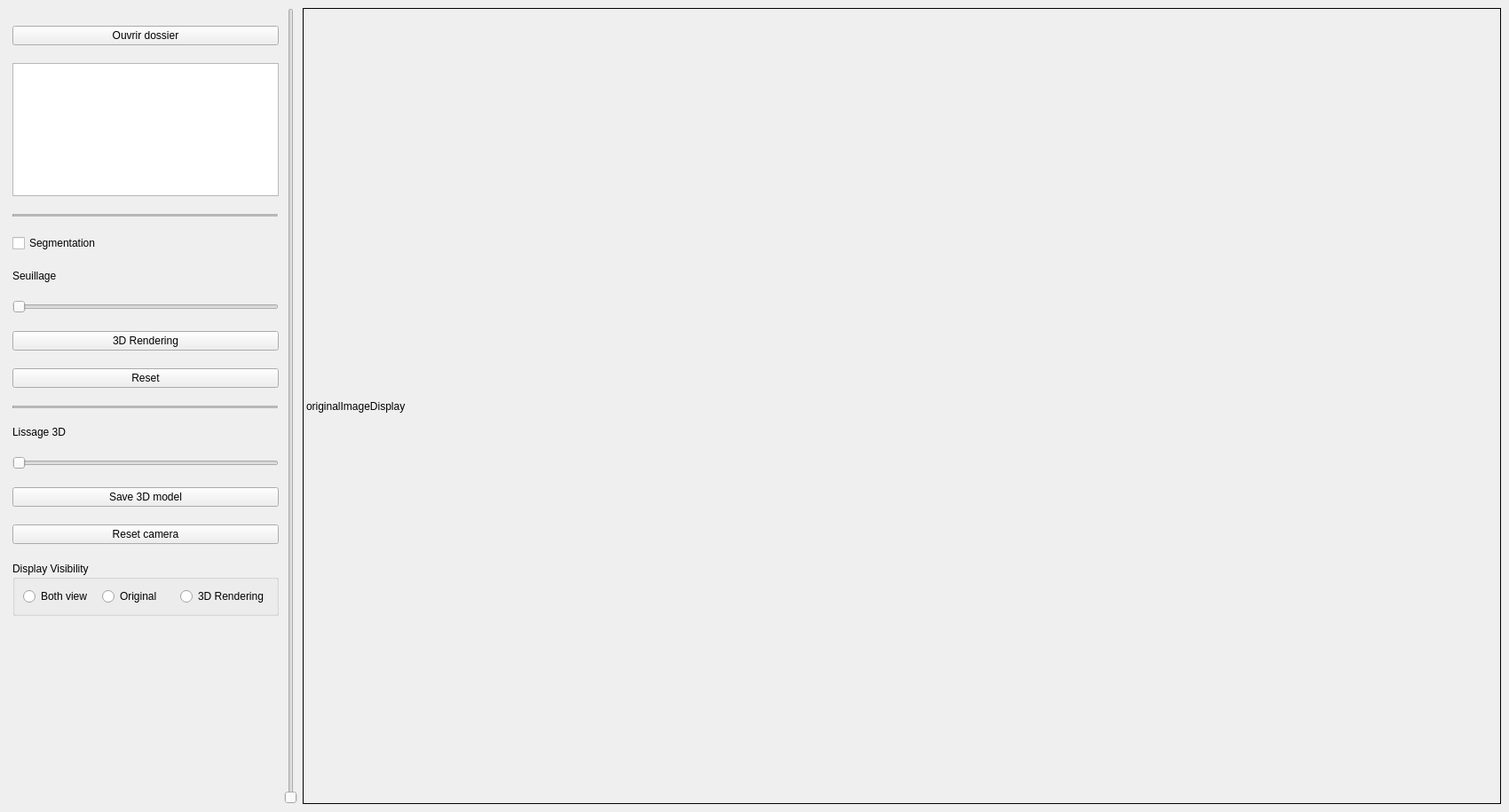
<?xml version="1.0" encoding="UTF-8"?>
<ui version="4.0">
 <class>MainWindow</class>
 <widget class="QMainWindow" name="MainWindow">
  <property name="geometry">
   <rect>
    <x>0</x>
    <y>0</y>
    <width>1700</width>
    <height>915</height>
   </rect>
  </property>
  <property name="minimumSize">
   <size>
    <width>1700</width>
    <height>900</height>
   </size>
  </property>
  <property name="windowTitle">
   <string>MainWindow</string>
  </property>
  <property name="styleSheet">
   <string notr="true"/>
  </property>
  <property name="tabShape">
   <enum>QTabWidget::Rounded</enum>
  </property>
  <widget class="QWidget" name="centralwidget">
   <layout class="QHBoxLayout" name="horizontalLayout_2">
    <item>
     <layout class="QVBoxLayout" name="verticalLayout">
      <property name="spacing">
       <number>20</number>
      </property>
      <property name="sizeConstraint">
       <enum>QLayout::SetDefaultConstraint</enum>
      </property>
      <property name="leftMargin">
       <number>5</number>
      </property>
      <property name="topMargin">
       <number>20</number>
      </property>
      <property name="rightMargin">
       <number>0</number>
      </property>
      <property name="bottomMargin">
       <number>0</number>
      </property>
      <item>
       <widget class="QPushButton" name="pushButton_2">
        <property name="minimumSize">
         <size>
          <width>300</width>
          <height>0</height>
         </size>
        </property>
        <property name="maximumSize">
         <size>
          <width>300</width>
          <height>16777215</height>
         </size>
        </property>
        <property name="text">
         <string>Ouvrir dossier</string>
        </property>
       </widget>
      </item>
      <item>
       <widget class="QTextBrowser" name="textBrowser">
        <property name="minimumSize">
         <size>
          <width>300</width>
          <height>0</height>
         </size>
        </property>
        <property name="maximumSize">
         <size>
          <width>300</width>
          <height>150</height>
         </size>
        </property>
       </widget>
      </item>
      <item>
       <widget class="Line" name="line">
        <property name="minimumSize">
         <size>
          <width>300</width>
          <height>0</height>
         </size>
        </property>
        <property name="maximumSize">
         <size>
          <width>300</width>
          <height>16777215</height>
         </size>
        </property>
        <property name="lineWidth">
         <number>1</number>
        </property>
        <property name="midLineWidth">
         <number>5</number>
        </property>
        <property name="orientation">
         <enum>Qt::Horizontal</enum>
        </property>
       </widget>
      </item>
      <item>
       <widget class="QCheckBox" name="checkBox">
        <property name="minimumSize">
         <size>
          <width>300</width>
          <height>0</height>
         </size>
        </property>
        <property name="maximumSize">
         <size>
          <width>300</width>
          <height>16777215</height>
         </size>
        </property>
        <property name="text">
         <string>Segmentation</string>
        </property>
       </widget>
      </item>
      <item>
       <widget class="QLabel" name="label_3">
        <property name="minimumSize">
         <size>
          <width>300</width>
          <height>0</height>
         </size>
        </property>
        <property name="maximumSize">
         <size>
          <width>300</width>
          <height>16777215</height>
         </size>
        </property>
        <property name="text">
         <string>Seuillage</string>
        </property>
       </widget>
      </item>
      <item>
       <widget class="QSlider" name="thresholdSlider">
        <property name="minimumSize">
         <size>
          <width>300</width>
          <height>0</height>
         </size>
        </property>
        <property name="maximumSize">
         <size>
          <width>300</width>
          <height>16777215</height>
         </size>
        </property>
        <property name="orientation">
         <enum>Qt::Horizontal</enum>
        </property>
       </widget>
      </item>
      <item>
       <widget class="QPushButton" name="pushButton_3">
        <property name="minimumSize">
         <size>
          <width>300</width>
          <height>0</height>
         </size>
        </property>
        <property name="maximumSize">
         <size>
          <width>300</width>
          <height>16777215</height>
         </size>
        </property>
        <property name="text">
         <string>3D Rendering</string>
        </property>
       </widget>
      </item>
      <item>
       <widget class="QPushButton" name="pushButton">
        <property name="minimumSize">
         <size>
          <width>300</width>
          <height>0</height>
         </size>
        </property>
        <property name="maximumSize">
         <size>
          <width>300</width>
          <height>16777215</height>
         </size>
        </property>
        <property name="text">
         <string>Reset</string>
        </property>
       </widget>
      </item>
      <item>
       <widget class="Line" name="line_2">
        <property name="minimumSize">
         <size>
          <width>300</width>
          <height>0</height>
         </size>
        </property>
        <property name="maximumSize">
         <size>
          <width>300</width>
          <height>16777215</height>
         </size>
        </property>
        <property name="lineWidth">
         <number>1</number>
        </property>
        <property name="midLineWidth">
         <number>5</number>
        </property>
        <property name="orientation">
         <enum>Qt::Horizontal</enum>
        </property>
       </widget>
      </item>
      <item>
       <widget class="QLabel" name="label_4">
        <property name="minimumSize">
         <size>
          <width>300</width>
          <height>0</height>
         </size>
        </property>
        <property name="maximumSize">
         <size>
          <width>300</width>
          <height>16777215</height>
         </size>
        </property>
        <property name="text">
         <string>Lissage 3D</string>
        </property>
       </widget>
      </item>
      <item>
       <widget class="QSlider" name="horizontalSlider_2">
        <property name="minimumSize">
         <size>
          <width>300</width>
          <height>0</height>
         </size>
        </property>
        <property name="maximumSize">
         <size>
          <width>300</width>
          <height>16777215</height>
         </size>
        </property>
        <property name="orientation">
         <enum>Qt::Horizontal</enum>
        </property>
       </widget>
      </item>
      <item>
       <widget class="QPushButton" name="pushButton_4">
        <property name="minimumSize">
         <size>
          <width>300</width>
          <height>0</height>
         </size>
        </property>
        <property name="maximumSize">
         <size>
          <width>300</width>
          <height>16777215</height>
         </size>
        </property>
        <property name="text">
         <string>Save 3D model</string>
        </property>
       </widget>
      </item>
      <item>
       <widget class="QPushButton" name="pushButton_5">
        <property name="minimumSize">
         <size>
          <width>300</width>
          <height>0</height>
         </size>
        </property>
        <property name="maximumSize">
         <size>
          <width>300</width>
          <height>16777215</height>
         </size>
        </property>
        <property name="text">
         <string>Reset camera</string>
        </property>
       </widget>
      </item>
      <item>
       <widget class="QGroupBox" name="visibilityGroupBox">
        <property name="maximumSize">
         <size>
          <width>300</width>
          <height>16777215</height>
         </size>
        </property>
        <property name="title">
         <string>Display Visibility</string>
        </property>
        <layout class="QHBoxLayout" name="horizontalLayout">
         <item>
          <widget class="QRadioButton" name="bothViewButton">
           <property name="accessibleName">
            <string>both</string>
           </property>
           <property name="text">
            <string>Both view</string>
           </property>
          </widget>
         </item>
         <item>
          <widget class="QRadioButton" name="originalViewButton">
           <property name="accessibleName">
            <string>original</string>
           </property>
           <property name="text">
            <string>Original</string>
           </property>
          </widget>
         </item>
         <item>
          <widget class="QRadioButton" name="renderingViewButton">
           <property name="accessibleName">
            <string>rendering</string>
           </property>
           <property name="text">
            <string>3D Rendering</string>
           </property>
          </widget>
         </item>
        </layout>
       </widget>
      </item>
      <item>
       <spacer name="verticalSpacer_2">
        <property name="orientation">
         <enum>Qt::Vertical</enum>
        </property>
        <property name="sizeType">
         <enum>QSizePolicy::MinimumExpanding</enum>
        </property>
        <property name="sizeHint" stdset="0">
         <size>
          <width>0</width>
          <height>0</height>
         </size>
        </property>
       </spacer>
      </item>
     </layout>
    </item>
    <item>
     <layout class="QHBoxLayout" name="horizontalLayout_3">
      <item>
       <widget class="QSlider" name="verticalSlider">
        <property name="orientation">
         <enum>Qt::Vertical</enum>
        </property>
       </widget>
      </item>
      <item>
       <widget class="QLabel" name="originalImageDisplay">
        <property name="sizePolicy">
         <sizepolicy hsizetype="MinimumExpanding" vsizetype="Preferred">
          <horstretch>0</horstretch>
          <verstretch>0</verstretch>
         </sizepolicy>
        </property>
        <property name="maximumSize">
         <size>
          <width>16777215</width>
          <height>16777215</height>
         </size>
        </property>
        <property name="frameShape">
         <enum>QFrame::Panel</enum>
        </property>
        <property name="text">
         <string>originalImageDisplay</string>
        </property>
        <property name="scaledContents">
         <bool>true</bool>
        </property>
       </widget>
      </item>
     </layout>
    </item>
   </layout>
  </widget>
 </widget>
 <resources/>
 <connections/>
</ui>
